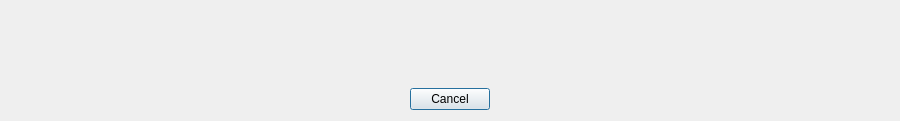
<?xml version="1.0" encoding="UTF-8"?>
<ui version="4.0">
 <class>NextChoiceDialog</class>
 <widget class="QDialog" name="NextChoiceDialog">
  <property name="geometry">
   <rect>
    <x>0</x>
    <y>0</y>
    <width>900</width>
    <height>119</height>
   </rect>
  </property>
  <property name="windowTitle">
   <string>Choose Next Video</string>
  </property>
  <layout class="QVBoxLayout" name="verticalLayout" stretch="1,0">
   <property name="spacing">
    <number>9</number>
   </property>
   <item>
    <widget class="QScrollArea" name="scrollArea">
     <property name="frameShape">
      <enum>QFrame::Shape::NoFrame</enum>
     </property>
     <property name="horizontalScrollBarPolicy">
      <enum>Qt::ScrollBarPolicy::ScrollBarAlwaysOff</enum>
     </property>
     <property name="sizeAdjustPolicy">
      <enum>QAbstractScrollArea::SizeAdjustPolicy::AdjustToContents</enum>
     </property>
     <property name="widgetResizable">
      <bool>true</bool>
     </property>
     <widget class="QWidget" name="scrollAreaWidgetContents">
      <property name="geometry">
       <rect>
        <x>0</x>
        <y>0</y>
        <width>882</width>
        <height>68</height>
       </rect>
      </property>
      <layout class="QGridLayout" name="cardsLayout">
       <property name="leftMargin">
        <number>0</number>
       </property>
       <property name="topMargin">
        <number>0</number>
       </property>
       <property name="rightMargin">
        <number>0</number>
       </property>
       <property name="bottomMargin">
        <number>0</number>
       </property>
       <property name="spacing">
        <number>12</number>
       </property>
      </layout>
     </widget>
    </widget>
   </item>
   <item>
    <widget class="QDialogButtonBox" name="buttonBox">
     <property name="standardButtons">
      <set>QDialogButtonBox::StandardButton::Cancel</set>
     </property>
     <property name="centerButtons">
      <bool>true</bool>
     </property>
    </widget>
   </item>
  </layout>
 </widget>
 <resources/>
 <connections/>
</ui>
